Frame 1 (no input): blank canvas, image omitted
Frame 60 (the mouse pressed at the canvas centre just before this capture): blank canvas, image omitted
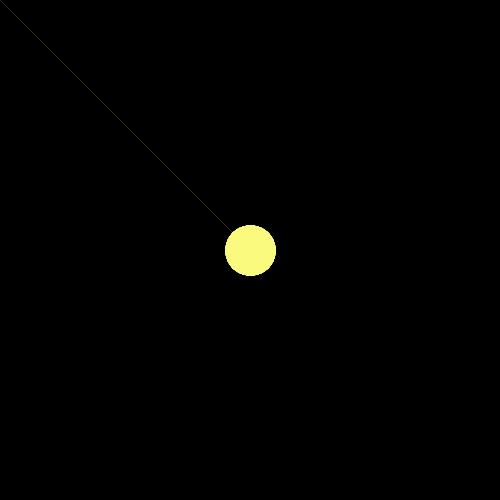
Frame 120 (the mouse held since frame 60 and released just before this capture)

The Processing sketch whose frames 1 and 60 were blank and that drew this single picture after the mouse press (run headless with seeded random() and noise(); from frame 60 on, the mouse is pressed at the canvas centre):

// Processing sketch: Sketch_app
// ── Sketch_app.pde
void setup(){
  size(500,500);
  background(0);
}
void draw(){
  stroke(mouseX,mouseY,127);
  line(pmouseX,pmouseY,mouseX,mouseY);
  strokeWeight((mouseX+mouseY)/10);
}
void mousePressed(){
  background(0);
}
void keyPressed(){
  background(255);
}
